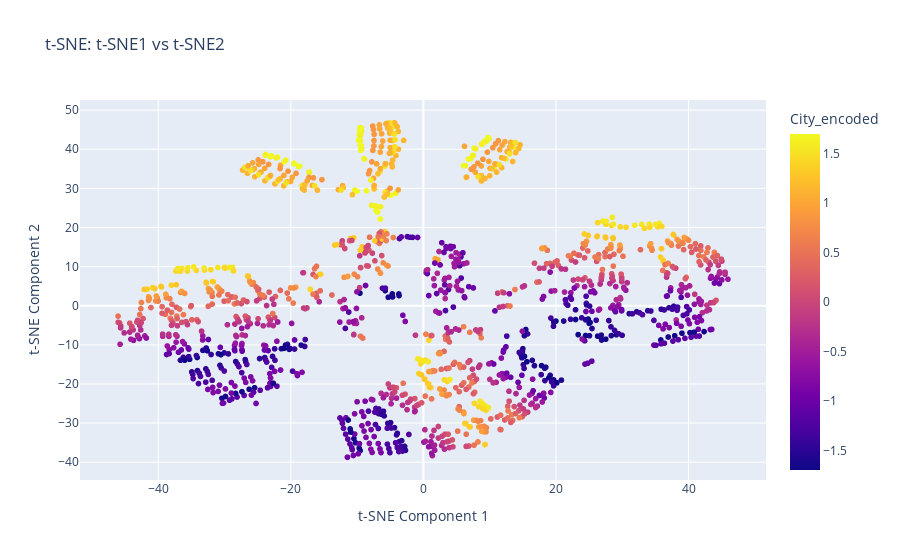

Notebook cell for this chart:
### Code cell
import plotly.express as px

# Apply t-SNE
tsne = TSNE(n_components=2, random_state=42)
tsne_result = tsne.fit_transform(clean_data)

# Create a DataFrame with the t-SNE components
df_tsne = pd.DataFrame(data=tsne_result, columns=['t-SNE1', 't-SNE2'])

# Concatenate the original DataFrame and the t-SNE DataFrame
result_df_tsne = pd.concat([clean_data, df_tsne], axis=1)

# Create an interactive scatter plot with hover annotations using plotly
fig = px.scatter(
    result_df_tsne, x='t-SNE1', y='t-SNE2',
    hover_data=clean_data.columns,
    color='City_encoded', # Columns to display on hover
    title='t-SNE: t-SNE1 vs t-SNE2',
    labels={'t-SNE1': 't-SNE Component 1', 't-SNE2': 't-SNE Component 2'}
)

# Show the plot
fig.show()

### Figure 1 — Plotly figure (JSON) as saved in the notebook; plotly's stock layout.template omitted (floating-point values rounded to 4 significant figures; data arrays with more than 128 entries replaced by an {"elided": "..."} marker saying what was removed)
{"data": [{"customdata": {"elided": "1349x8 float values"}, "hovertemplate": "t-SNE Component 1=%{x}<br>t-SNE Component 2=%{y}<br>Number of road accidents=%{customdata[0]}<br>Number of persons killed in road accidents =%{customdata[1]}<br>Number of grievously injured persons=%{customdata[2]}<br>Number of minor injured persons=%{customdata[3]}<br>Year_int=%{customdata[4]}<br>State_encoded=%{customdata[5]}<br>City_encoded=%{marker.color}<br>Vechile_impacted_encoded=%{customdata[7]}<extra></extra>", "legendgroup": "", "marker": {"color": {"elided": "1349 float values"}, "coloraxis": "coloraxis", "symbol": "circle"}, "mode": "markers", "name": "", "showlegend": false, "type": "scattergl", "x": {"elided": "1349 float values"}, "xaxis": "x", "y": {"elided": "1349 float values"}, "yaxis": "y"}], "layout": {"coloraxis": {"colorbar": {"title": {"text": "City_encoded"}}, "colorscale": [[0, "#0d0887"], [0.1111, "#46039f"], [0.2222, "#7201a8"], [0.3333, "#9c179e"], [0.4444, "#bd3786"], [0.5556, "#d8576b"], [0.6667, "#ed7953"], [0.7778, "#fb9f3a"], [0.8889, "#fdca26"], [1, "#f0f921"]]}, "legend": {"tracegroupgap": 0}, "title": {"text": "t-SNE: t-SNE1 vs t-SNE2"}, "xaxis": {"anchor": "y", "domain": [0, 1], "title": {"text": "t-SNE Component 1"}}, "yaxis": {"anchor": "x", "domain": [0, 1], "title": {"text": "t-SNE Component 2"}}}}
